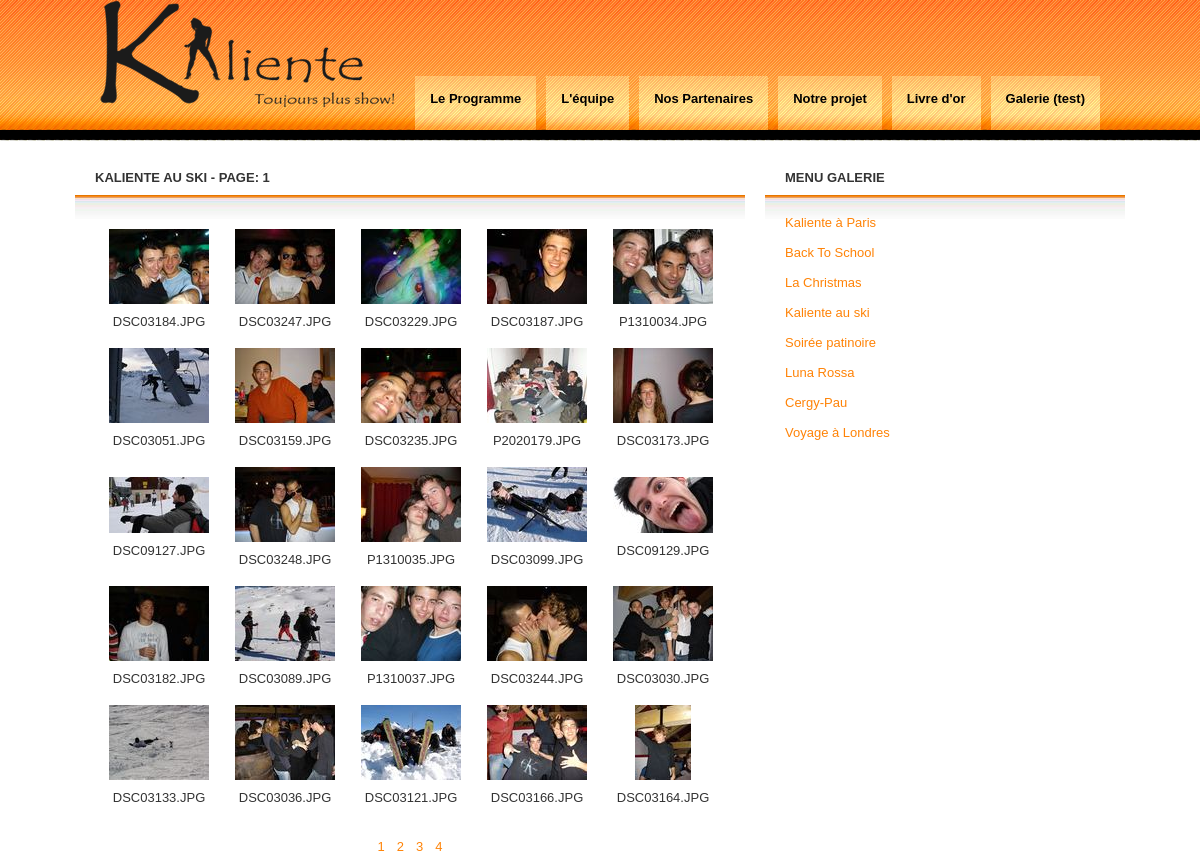
The app's page /galerie.php?name=ski with its own data.
### tables this page shows
CREATE TABLE IF NOT EXISTS `galerie` (
  `id` int(11) NOT NULL auto_increment,
  `nom` varchar(255) NOT NULL default '',
  `path` varchar(255) NOT NULL default '',
  `intitule` varchar(100) NOT NULL default '',
  PRIMARY KEY  (`id`)
);

### galerie.php (the view, shortened to what this page needs)
<!DOCTYPE html PUBLIC "-//W3C//DTD XHTML 1.0 Strict//EN" "http://www.w3.org/TR/xhtml1/DTD/xhtml1-strict.dtd">
<html xmlns="http://www.w3.org/1999/xhtml" xml:lang="fr" >
    <head>
		<link rel="stylesheet" media="screen" type="text/css" title="Kaliente" href="css/index.css" />
		<link rel="stylesheet" type="text/css" href="lightbox.css" />
		<link rel="stylesheet" href="css/lightbox.css" type="text/css" media="screen" />
    </head>
	<body>
	   <div id='header'>
			<div id='logo'>
				<a href="index.php"><img src="img/kaliente_noir.png" alt="Kaliente, toujours plus show !!" /></a>
			</div>
			<div id='menu'>
				<ul>
					<li><a href="index.php?news">Le Programme</a></li>
					<li><a href="index.php?equipe">L'équipe</a></li>
					<li><a href="index.php?partenaires">Nos Partenaires</a></li>
					<li><a href="index.php?projet">Notre projet</a></li>
					<li><a href="index.php?livre">Livre d'or</a></li>
					<li><a href="./galerie.php">Galerie (test)</a></li>
				</ul>
			</div>
		</div>
		<div id='content'>
			<div id='sidebar'>
				<div class='boxed'>
					<h2 class='title'>Menu Galerie</h2>
					<div class='content'>
					<?php
						$rep = mysql_query("
						SELECT *
						FROM `galerie`
						");
						if(isset($rep)) {
							while($data = mysql_fetch_array($rep)) {
								echo "<a href='./galerie.php?name=".$data['nom']."'>".$data['intitule']."</a>";
								echo "<br />";
								echo "<br />";
							}
						}
					?>
					</div>
				</div>
			</div>
		<div class='include'>
   <?php
$name = 'paris';
$page = 1;
$data['intitule'] = 'Kaliente à Paris';
if(isset($_GET['name'])) {
	$name = $_GET['name'];
	$rep = mysql_query("
		SELECT `id`,`path`,`intitule`
		FROM `galerie`
		WHERE `nom` = '$name'
		");
	if(!empty($rep))
		$data = mysql_fetch_array($rep);
}
$rep = 'thumb/'.$data['path'];
$dir = opendir($rep);
$i = 0;
$files = glob($rep."/*.db");
$compteurthumbs = count($files);
$files = glob($rep."/*.*");
$compteurf = count ($files) - $compteurthumbs;
$c = 0;
$modulo = $compteurf % 25;
$nbpages = ($compteurf - $modulo) / 25 + 1;
echo "<div class='boxed'>";
echo "<h2 class='title'>".$data['intitule']." - Page: ".$page."</h2>";
echo "<div class='content'>";
echo "<div class='center'>";
echo '<table class="container">';
echo '<tr>';
$foto_min = ($page -1) * 25 + 1;
$foto_max = $page * 25;
while (FALSE !== ($f = readdir($dir))) {
	if(is_file($rep.$f) && $f != 'Thumbs.db')
		$c++;
	if(is_file($rep.$f) && $f != 'Thumbs.db' && $i < 5) {
		if($c >= $foto_min) {
			if($c <= $foto_max) {
				echo "<td>";
				echo '<table class="dia"><tr><td>';
				echo "<a href='o riginal/".$data['path'].$f."' title='".$f."' rel='lightbox[1]' />";
				echo "<img src='thumb/".$data['path'].$f."' rel='thumb' alt='".$f."' ></a>";
				echo "</td></tr></table>";
				echo "<div class='smalldesc'>".$f."</div>";
				echo "</td>";
				$i++;
			}
		}
	}
	elseif(is_file($rep.$f) && $f != 'Thumbs.db') {
		if($c > $foto_min) {
			if($c <= $foto_max) {
				$i = 0;
				echo "</tr><tr>";
				echo "<td>";
				echo '<table class="dia"><tr><td>';
				echo "<a href='original/".$data['path'].$f."' title='".$f."' rel='lightbox[1]' />";
				echo "<img src='thumb/".$data['path'].$f."' rel='thumb' alt='".$f."' ></a>";
				echo "</td></tr></table>";
				echo "<div class='smalldesc'>".$f."</div>";
				echo "</td>";
				$i++;
			}
		}
    }
}
echo '</tr>';
echo '</table>';
echo '</div></div></div>';
$k = 1;
echo"<table><tr>";
while ($k <= $nbpages) {
	echo "<td><a href='./galerie.php?name=".$name."&page=".$k."'>$k</a></td>";
	$k++;
	}
echo "</tr></table>";
?>
			</div>
		</div>
	</body>
</html>

### css/index.css (style rules this page uses)
* { margin: 0; padding: 0; }
body { margin: 0; background: #FFFFFF url(../images/img01.png) repeat-x; font: normal small "Trebuchet MS", Arial, Helvetica, sans-serif; color: #333333; }
a { text-decoration: none; color: #ff8307; }
#header { width: 1000px; height: 140px; margin: 0 auto; }
#logo { float: left; width: 240px; height: 50px; }
#logo img { border:none; text-decoration:none; }
#menu { float: right; }
#menu ul { margin: 0; padding-top: 76px; list-style: none; }
#menu li { display: inline; }
#menu a { display: block; float: left; height: 24px; margin-left: 10px; padding: 15px; background: url(../images/img02.png) repeat-x; text-decoration: none; font-weight: bold; color: #000000; }
#content { width: 1050px; margin: 0 auto; padding-top: 20px; }
.boxed .title { padding: 10px 20px; text-transform: uppercase; font-size: 1em; }
.boxed .content { padding: 20px; background: url(../images/img05.jpg) repeat-x; }
.include { float: left; width: 670px; }
#sidebar { float: right; width: 360px; margin-left:5px; }
table { margin:auto; }
td { text-align:center; padding:5px; }
a img { border:none; text-decoration:none; }

### records on screen
galerie: intitule "Kaliente à Paris"
galerie: intitule "Back To School"
galerie: intitule "La Christmas"
galerie: intitule "Kaliente au ski", intitule "KALIENTE AU SKI", path (picture)
galerie: intitule "Soirée patinoire"
galerie: intitule "Luna Rossa"
galerie: intitule "Cergy-Pau"
galerie: intitule "Voyage à Londres"

### other values on screen
$page "1"
$f "DSC03184.JPG"
$f "DSC03247.JPG"
$f "DSC03229.JPG"
$f "DSC03187.JPG"
$f "P1310034.JPG"
$f "DSC03051.JPG"
$f "DSC03159.JPG"
$f "DSC03235.JPG"
$f "P2020179.JPG"
$f "DSC03173.JPG"
$f "DSC09127.JPG"
$f "DSC03248.JPG"
$f "P1310035.JPG"
$f "DSC03099.JPG"
